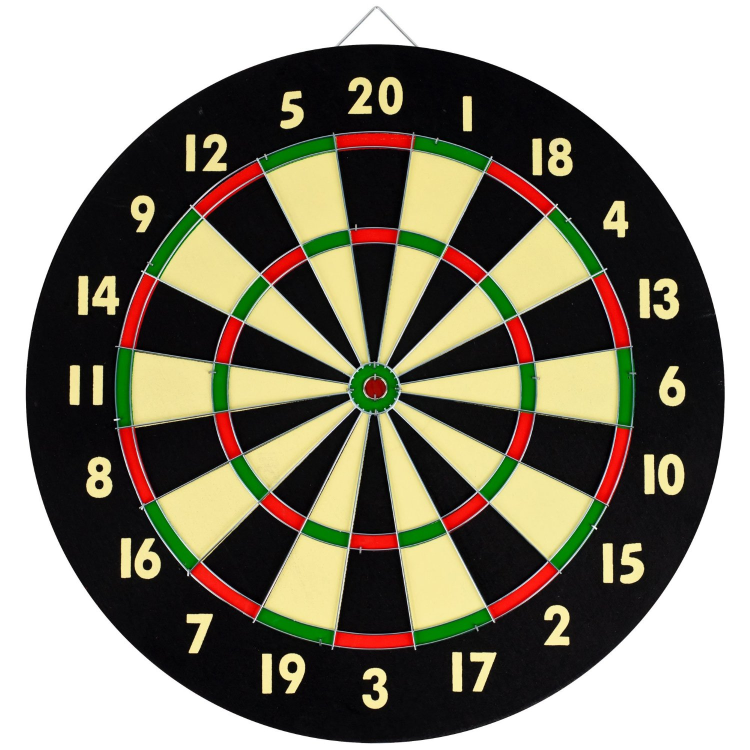
//> input picture src/Images/DartHigh.jpg, 1500 x 1500 px (shown at 1/2 size)
$ ./DartsDetector   (built with g++ and OpenCV 4)
//> lines starting //> are read from the running program, lines starting //| are printed output that depends on the picture; after the words box and inside, x2 and y2 are one past the last pixel; in counts of white or black regions, pixels touching at a corner belong together
### src/Labeling.h
#pragma once

/*
* The constructor takes a background image as input and slices for each value in the dart board.
*/
class Labeling
{
public:
	cv::Mat_<uchar> fullLabel;

	Labeling();
	Labeling(cv::Mat_<uchar> white, cv::Mat_<uchar> black, cv::Point2i center);

	void Labeling::SetLabels(cv::Mat_<uchar> whiteLabels, cv::Mat_<uchar> blackLabels, cv::Mat_<uchar> labeledImg, cv::Point2i center);
};

### src/Utils.h
#pragma once

int dist(const cv::Point& a, const cv::Point& b);
cv::Point findCenter(const cv::Mat& mat);

### src/ImFill.h
#pragma once
#include <opencv2/core/mat.hpp>

cv::Mat imfill_holes(cv::Mat source);

### src/Mask.h
#pragma once

/*
 * The constructor takes a background image as input and provides masks for certain regions in the image that correspond to the dart table regions.
 */
class Mask
{
public:
	cv::Mat red;
	cv::Mat green;
	cv::Mat white;
	cv::Mat black;
	cv::Mat multipliers;
	cv::Mat multRings;
	cv::Mat board;
	cv::Mat miss;
	cv::Mat single;
	cv::Mat double_;
	cv::Mat triple;
	cv::Mat outerBull;
	cv::Mat innerBull;

	Mask (cv::Mat image);
};

### src/stdafx.h
// stdafx.h : include file for standard system include files,
// or project specific include files that are used frequently, but
// are changed infrequently
//

#pragma once

#include <stdio.h>
#include <tchar.h>

// OpenCV include files
// TODO: Add opencv2 headers

### src/Labeling.cpp
#include "stdafx.h"
#include "Labeling.h"
#include "Utils.h"
#include <queue>
#include <cmath>

// [265 lines left out: functions label, setValuesFromLabel, SetLabels, not called in this run]

Labeling::Labeling()
{
}

// [19 lines left out: function Labeling, not called in this run]

### src/ImFill.cpp
#include "stdafx.h"
#include "ImFill.h"

// Implement the matlab 'imfill' function
// See: https://www.learnopencv.com/filling-holes-in-an-image-using-opencv-python-c/
cv::Mat imfill_holes(cv::Mat sourceImage)
{
	cv::Mat floodfillImage = sourceImage.clone();
	floodFill(floodfillImage, cv::Point(0, 0), cv::Scalar(255));

	cv::Mat floodfillImageInverse;
	bitwise_not(floodfillImage, floodfillImageInverse);

	cv::Mat filledImage = (sourceImage | floodfillImageInverse);

	return filledImage;
}

### src/DartsDetector.cpp
/*
 * Project title: Using Image Processing to Identify and Score Darts thrown into a Dartboard
 * Project resource: http://web.stanford.edu/class/ee368/Project_Autumn_1516/Reports/Delaney.pdf
 * Laboratory: Image Processing 2017, Technical University
 * Laboratory assistant: Andra Petrovai
 *
 * Student: Gergő Papp-Szentannai
 * Group: 30431
 *
 * GitHub: https://github.com/gergo13/DartsDetector
 *
 *
 * Copyright (C) 2017 Gergő Papp-Szentannai
 */

#include "stdafx.h"
#include "Mask.h"
#include "ImFill.h"
#include "Utils.h"
#include "Labeling.h"

int width = 500;
int height = 500;

Mask mask;
cv::Point2i center;
Labeling labels;

// [44 lines left out: function ObjectInfoCallBack, not called in this run]

int main()
{
	bool showImages = false;

	system("cls");
	cv::destroyAllWindows();


	// Read images:

	std::cout << "Reading background image.\n";
	cv::Mat backgroundImage = imread("Images/DartHigh.jpg", cv::IMREAD_COLOR);
//> backgroundImage is the input picture: 1500 rows x 1500 cols, CV_8UC3; mean B, G, R 118, 133.6, 138.5

	std::cout << "Reading Dart Image.\n";
	cv::Mat dartImage = imread("Images/DartHigh.jpg", cv::IMREAD_COLOR);

	if (backgroundImage.empty() || dartImage.empty())
	{
		return -1;
	}


	// Blur images to reduce noise:

	cv::GaussianBlur(backgroundImage, backgroundImage, cv::Size(3, 3), 1, 0);
	cv::GaussianBlur(dartImage, dartImage, cv::Size(3, 3), 1, 0);

	if (showImages)
	{
		namedWindow("Background", cv::WINDOW_NORMAL);
		namedWindow("Dart", cv::WINDOW_NORMAL);

		cv::resizeWindow("Background", width, height);
		cv::resizeWindow("Dart", width, height);

		imshow("Background", backgroundImage);
		imshow("Dart", dartImage);
	}


	// Grey level thresholding:

	std::cout << "Thresholding background image.\n";
	cv::Mat grayBackgroundImage;
	cvtColor(backgroundImage, grayBackgroundImage, cv::COLOR_RGB2GRAY);
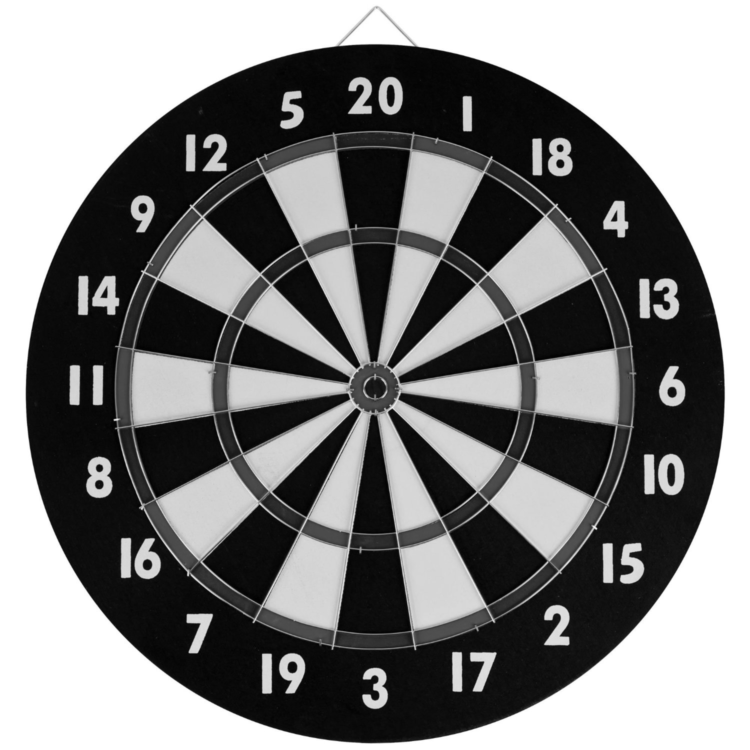
//> grayBackgroundImage: 1500 rows x 1500 cols, CV_8UC1 (shown at 1/2 size); min 1, max 255, mean 129.6

	cv::Mat BWBackgroundImage;
	auto thresholdValue = 90; // set by trial and error
	threshold(grayBackgroundImage, BWBackgroundImage, thresholdValue, 255, cv::THRESH_BINARY_INV);
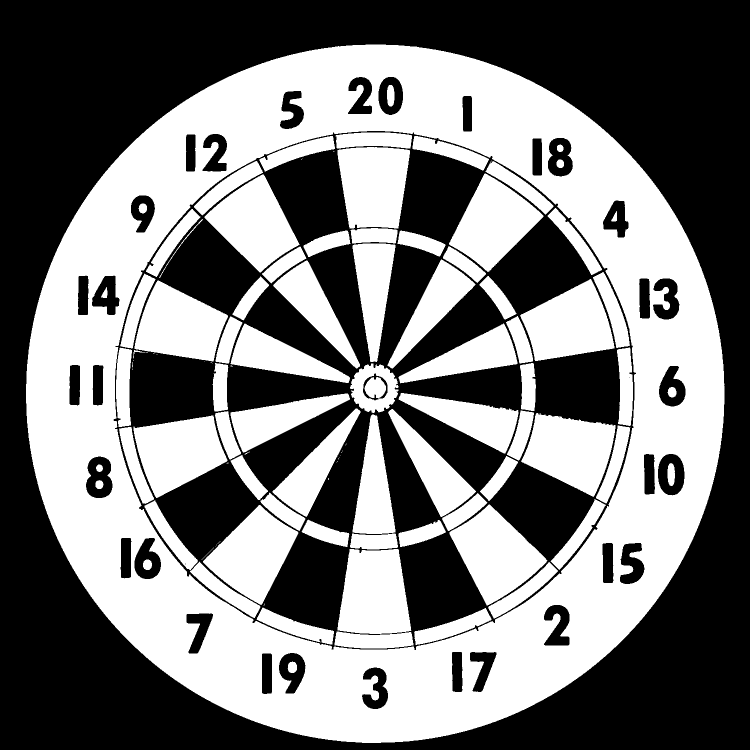
//> BWBackgroundImage: 1500 rows x 1500 cols, CV_8UC1 (shown at 1/2 size); 47.7% white; 102 white regions (25 under 20 px), largest, box (x1, y1, x2, y2) and area: (52, 89, 1449, 1486) 615366, (899, 1009, 1095, 1211) 20729, (675, 1098, 823, 1268) 20510

	if (showImages)
	{
		namedWindow("Gray background image", cv::WINDOW_NORMAL);
		namedWindow("BW background image", cv::WINDOW_NORMAL);

		cv::resizeWindow("Gray background imaged", width, height);
		cv::resizeWindow("BW background image", width, height);

		imshow("Gray background image", grayBackgroundImage);
		imshow("BW background image", BWBackgroundImage);
	}

	cv::Mat maskBackground = imfill_holes(BWBackgroundImage);
//> in imfill_holes, `floodFill(floodfillImage, cv::Point(0, 0), cv::Scalar(255));`:
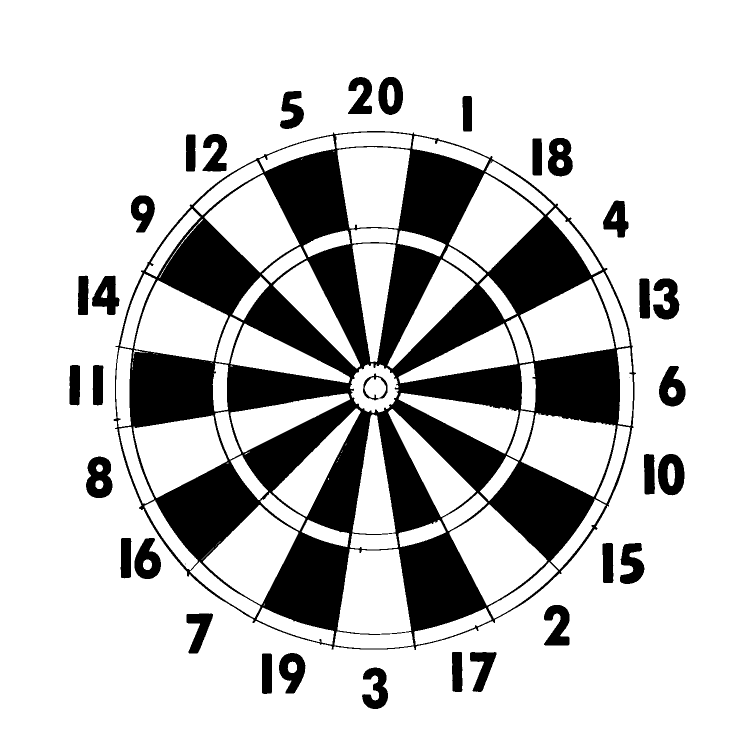
//> floodfillImage: 1500 rows x 1500 cols, CV_8UC1 (shown at 1/2 size); 79.6% white; 36 black regions (3 under 20 px), largest, box (x1, y1, x2, y2) and area: (227, 262, 1272, 1300) 393415, (172, 913, 225, 996) 3127, (1316, 908, 1369, 991) 3000
//> in imfill_holes, `cv::Mat filledImage = (sourceImage | floodfillImageInverse);`:
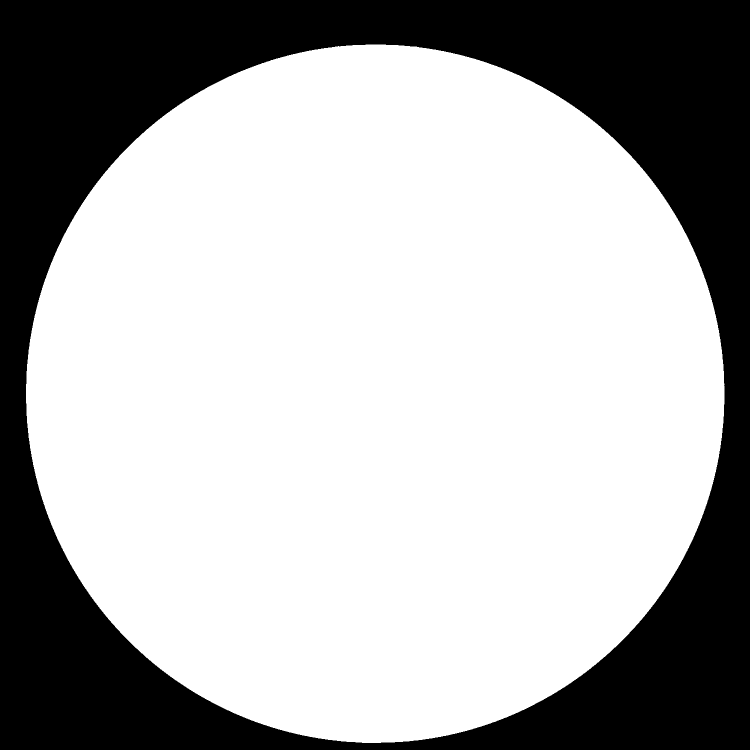
//> filledImage: 1500 rows x 1500 cols, CV_8UC1 (shown at 1/2 size); 68.1% white; 1 black region, box (x1, y1, x2, y2) and area: (0, 0, 1500, 1500) 717337
	morphologyEx(maskBackground, maskBackground, CV_MOP_CLOSE, getStructuringElement(cv::MORPH_CROSS, cv::Size(5, 5)), CvPoint(-1, -1), 1);
	morphologyEx(maskBackground, maskBackground, CV_MOP_DILATE, getStructuringElement(cv::MORPH_CROSS, cv::Size(3, 3)), CvPoint(-1, -1), 2);
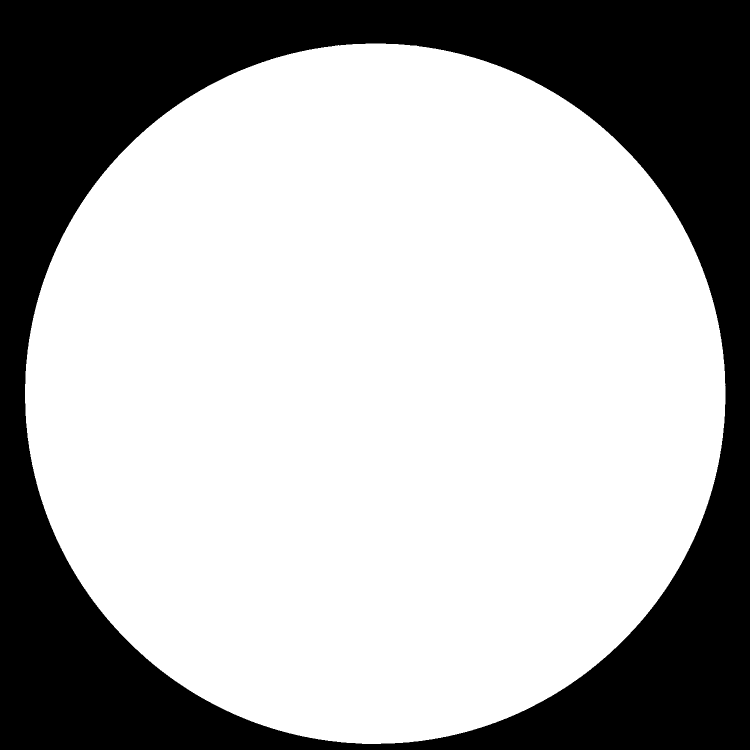
//> maskBackground: 1500 rows x 1500 cols, CV_8UC1 (shown at 1/2 size); 68.5% white; 1 black region, box (x1, y1, x2, y2) and area: (0, 0, 1500, 1500) 709429

	if (showImages)
	{
		namedWindow("Mask background", cv::WINDOW_NORMAL);

		cv::resizeWindow("Mask background", width, height);

		imshow("Mask background", maskBackground);
	}


	// Crop Images
	// TODO: crop images - only increases performance, not needed now


	// Create Point map:

	std::cout << "Creating point map.\n";
//> (the run ends here: the program needs code that is not available in this run, at `mask = Mask(backgroundImage);`)
